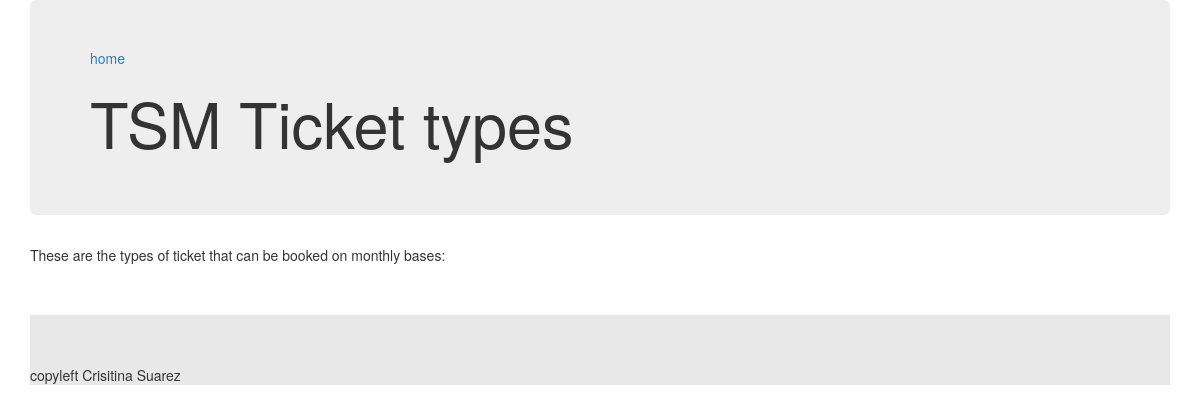
The page /ticket_types.php on the database as committed earlier.
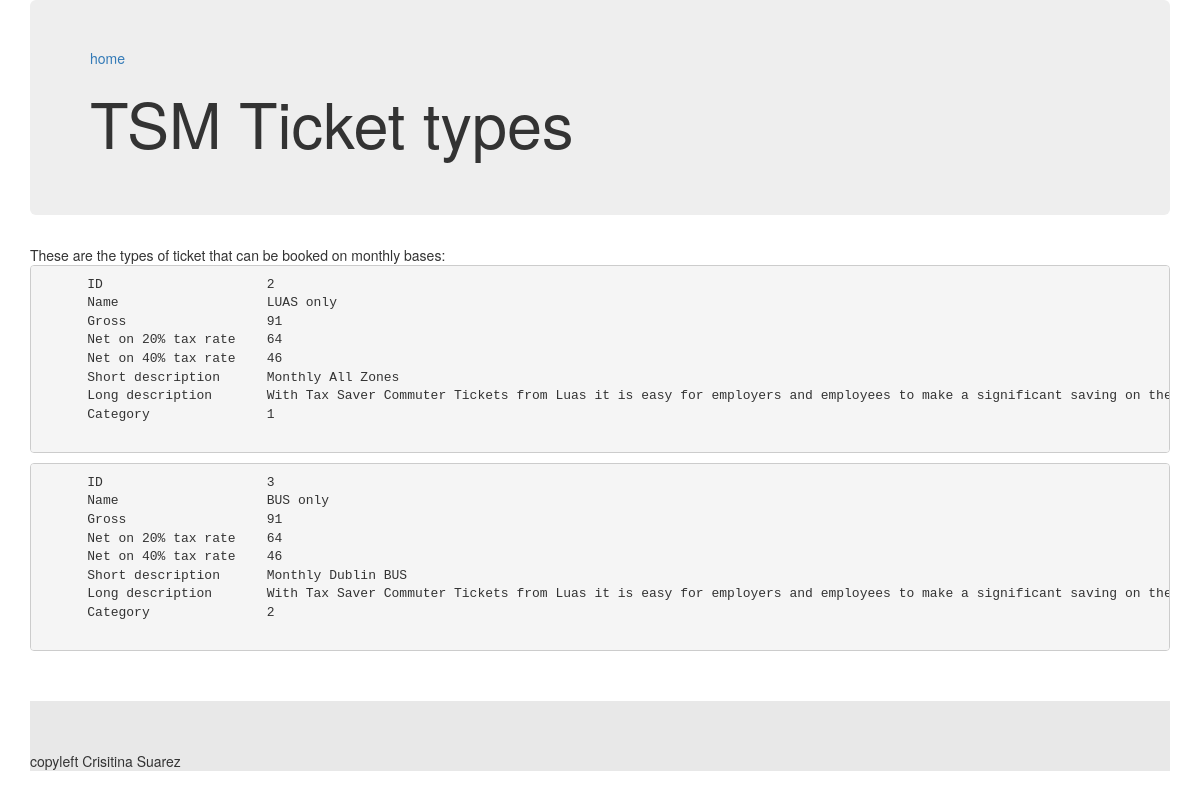
The same page on the database as committed later.
### tables this page shows
CREATE TABLE IF NOT EXISTS `txs_ticket_type` (
  `ticket_typeId` int(11) NOT NULL,
  `ticket_name` varchar(60) NOT NULL,
  `ticket_gross` decimal(4,0) NOT NULL,
  `ticket_net1` decimal(4,0) NOT NULL,
  `ticket_net2` decimal(4,0) NOT NULL,
  `ticket_shortDescript` varchar(500) NOT NULL,
  `ticket_longDescript` varchar(500) NOT NULL,
  `tcktcat_id` int(11) NOT NULL
);

### include/functions.php (the view, shortened to what this page needs)
<?php
function displayTicketTypes() {
  $conn = new mysqli(DB_HOST, DB_USER, DB_PASSWORD,DB_DATABASE);
  $query = "SELECT * FROM txs_ticket_type";
  $result = $conn->query($query);
  $rows = $result->num_rows;
  for ($j = 0 ; $j < $rows ; ++$j)
  {
    $result->data_seek($j);
    $row = $result->fetch_array(MYSQLI_NUM);
    echo <<<_END
    <pre>
      ID                     $row[0]
      Name                   $row[1]
      Gross                  $row[2]
      Net on 20% tax rate    $row[3]
      Net on 40% tax rate    $row[4]
      Short description      $row[5]
      Long description       $row[6]
      Category               $row[7]
    </pre>
_END;
  }
}
?>

### include/header.php (shortened to what this page needs)
<!DOCTYPE html>
<html lang="en">
  <head>
    <link href="css/bootstrap.min.css" rel="stylesheet">
    <link href="css/screen.css" rel="stylesheet">
  </head>
  <body>
<div class="container">
  <div class="jumbotron">
    <a href="http://localhost/TaxSaverManager/">home</a>
    <h1>TSM <?php echo $pageName ?></h1>
  </div>

### ticket_types.php (shortened to what this page needs)
<?php
  $pageName = "Ticket types";
  include './include/header.php';
  include('./include/functions.php');
?>
These are the types of ticket that can be booked on monthly bases: <br/>
<?php
  displayTicketTypes();
?>
<?php
  include './include/footer.php'
?>

### include/footer.php (shortened to what this page needs)
    <div style="background-color:#E8E8E8;">
	    <footer style="padding-top:50px;margin-top:50px;">
	      copyleft Crisitina Suarez
	    </footer>
	</div>
    </div>
  </body>
</html>

Rows that differ between the two databases and show on the page:
added txs_ticket_type: ticket_typeId "2", ticket_name "LUAS only", ticket_gross "91", ticket_net1 "64", ticket_net2 "46", ticket_shortDescript "Monthly All Zones", ticket_longDescript "With Tax Saver Commuter Tickets from Luas it is easy for employers and employees to make a significant saving on…", tcktcat "1"
added txs_ticket_type: ticket_typeId "3", ticket_name "BUS only", ticket_gross "91", ticket_net1 "64", ticket_net2 "46", ticket_shortDescript "Monthly Dublin BUS", ticket_longDescript "With Tax Saver Commuter Tickets from Luas it is easy for employers and employees to make a significant saving on…", tcktcat "2"
